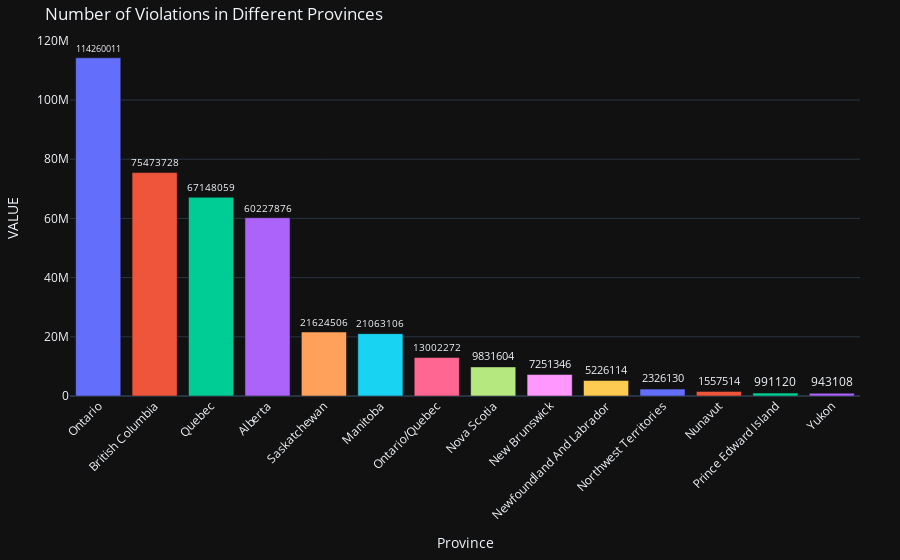

Notebook code for this chart:
### Code cell
plotlyBarPlot(data_grouped, 'Province', 'VALUE', 'Province', 'Number of Violations in Different Provinces', 'Province', 'Number of Violations')

### Figure 1 — Plotly figure (JSON) as saved in the notebook; plotly's stock layout.template omitted (floating-point values rounded to 4 significant figures)
{"data": [{"hovertemplate": "Province=%{x}<br>VALUE=%{text}<extra></extra>", "legendgroup": "Ontario", "marker": {"color": "#636efa", "pattern": {"shape": ""}}, "name": "Ontario", "orientation": "v", "showlegend": true, "text": [114300000.0], "textposition": "outside", "type": "bar", "x": ["Ontario"], "xaxis": "x", "y": [114300000.0], "yaxis": "y"}, {"hovertemplate": "Province=%{x}<br>VALUE=%{text}<extra></extra>", "legendgroup": "British Columbia", "marker": {"color": "#EF553B", "pattern": {"shape": ""}}, "name": "British Columbia", "orientation": "v", "showlegend": true, "text": [75470000.0], "textposition": "outside", "type": "bar", "x": ["British Columbia"], "xaxis": "x", "y": [75470000.0], "yaxis": "y"}, {"hovertemplate": "Province=%{x}<br>VALUE=%{text}<extra></extra>", "legendgroup": "Quebec", "marker": {"color": "#00cc96", "pattern": {"shape": ""}}, "name": "Quebec", "orientation": "v", "showlegend": true, "text": [67150000.0], "textposition": "outside", "type": "bar", "x": ["Quebec"], "xaxis": "x", "y": [67150000.0], "yaxis": "y"}, {"hovertemplate": "Province=%{x}<br>VALUE=%{text}<extra></extra>", "legendgroup": "Alberta", "marker": {"color": "#ab63fa", "pattern": {"shape": ""}}, "name": "Alberta", "orientation": "v", "showlegend": true, "text": [60230000.0], "textposition": "outside", "type": "bar", "x": ["Alberta"], "xaxis": "x", "y": [60230000.0], "yaxis": "y"}, {"hovertemplate": "Province=%{x}<br>VALUE=%{text}<extra></extra>", "legendgroup": "Saskatchewan", "marker": {"color": "#FFA15A", "pattern": {"shape": ""}}, "name": "Saskatchewan", "orientation": "v", "showlegend": true, "text": [21620000.0], "textposition": "outside", "type": "bar", "x": ["Saskatchewan"], "xaxis": "x", "y": [21620000.0], "yaxis": "y"}, {"hovertemplate": "Province=%{x}<br>VALUE=%{text}<extra></extra>", "legendgroup": "Manitoba", "marker": {"color": "#19d3f3", "pattern": {"shape": ""}}, "name": "Manitoba", "orientation": "v", "showlegend": true, "text": [21060000.0], "textposition": "outside", "type": "bar", "x": ["Manitoba"], "xaxis": "x", "y": [21060000.0], "yaxis": "y"}, {"hovertemplate": "Province=%{x}<br>VALUE=%{text}<extra></extra>", "legendgroup": "Ontario/Quebec", "marker": {"color": "#FF6692", "pattern": {"shape": ""}}, "name": "Ontario/Quebec", "orientation": "v", "showlegend": true, "text": [13000000.0], "textposition": "outside", "type": "bar", "x": ["Ontario/Quebec"], "xaxis": "x", "y": [13000000.0], "yaxis": "y"}, {"hovertemplate": "Province=%{x}<br>VALUE=%{text}<extra></extra>", "legendgroup": "Nova Scotia", "marker": {"color": "#B6E880", "pattern": {"shape": ""}}, "name": "Nova Scotia", "orientation": "v", "showlegend": true, "text": [9832000.0], "textposition": "outside", "type": "bar", "x": ["Nova Scotia"], "xaxis": "x", "y": [9832000.0], "yaxis": "y"}, {"hovertemplate": "Province=%{x}<br>VALUE=%{text}<extra></extra>", "legendgroup": "New Brunswick", "marker": {"color": "#FF97FF", "pattern": {"shape": ""}}, "name": "New Brunswick", "orientation": "v", "showlegend": true, "text": [7251000.0], "textposition": "outside", "type": "bar", "x": ["New Brunswick"], "xaxis": "x", "y": [7251000.0], "yaxis": "y"}, {"hovertemplate": "Province=%{x}<br>VALUE=%{text}<extra></extra>", "legendgroup": "Newfoundland And Labrador", "marker": {"color": "#FECB52", "pattern": {"shape": ""}}, "name": "Newfoundland And Labrador", "orientation": "v", "showlegend": true, "text": [5226000.0], "textposition": "outside", "type": "bar", "x": ["Newfoundland And Labrador"], "xaxis": "x", "y": [5226000.0], "yaxis": "y"}, {"hovertemplate": "Province=%{x}<br>VALUE=%{text}<extra></extra>", "legendgroup": "Northwest Territories", "marker": {"color": "#636efa", "pattern": {"shape": ""}}, "name": "Northwest Territories", "orientation": "v", "showlegend": true, "text": [2326000.0], "textposition": "outside", "type": "bar", "x": ["Northwest Territories"], "xaxis": "x", "y": [2326000.0], "yaxis": "y"}, {"hovertemplate": "Province=%{x}<br>VALUE=%{text}<extra></extra>", "legendgroup": "Nunavut", "marker": {"color": "#EF553B", "pattern": {"shape": ""}}, "name": "Nunavut", "orientation": "v", "showlegend": true, "text": [1558000.0], "textposition": "outside", "type": "bar", "x": ["Nunavut"], "xaxis": "x", "y": [1558000.0], "yaxis": "y"}, {"hovertemplate": "Province=%{x}<br>VALUE=%{text}<extra></extra>", "legendgroup": "Prince Edward Island", "marker": {"color": "#00cc96", "pattern": {"shape": ""}}, "name": "Prince Edward Island", "orientation": "v", "showlegend": true, "text": [991100.0], "textposition": "outside", "type": "bar", "x": ["Prince Edward Island"], "xaxis": "x", "y": [991100.0], "yaxis": "y"}, {"hovertemplate": "Province=%{x}<br>VALUE=%{text}<extra></extra>", "legendgroup": "Yukon", "marker": {"color": "#ab63fa", "pattern": {"shape": ""}}, "name": "Yukon", "orientation": "v", "showlegend": true, "text": [943100.0], "textposition": "outside", "type": "bar", "x": ["Yukon"], "xaxis": "x", "y": [943100.0], "yaxis": "y"}], "layout": {"barmode": "relative", "legend": {"title": {"text": "Province"}, "tracegroupgap": 0}, "margin": {"b": 80, "l": 40, "r": 40, "t": 40}, "showlegend": false, "title": {"text": "Number of Violations in Different Provinces"}, "xaxis": {"anchor": "y", "categoryarray": ["Ontario", "British Columbia", "Quebec", "Alberta", "Saskatchewan", "Manitoba", "Ontario/Quebec", "Nova Scotia", "New Brunswick", "Newfoundland And Labrador", "Northwest Territories", "Nunavut", "Prince Edward Island", "Yukon"], "categoryorder": "array", "domain": [0, 1], "tickangle": -45, "title": {"text": "Province"}}, "yaxis": {"anchor": "x", "domain": [0, 1], "title": {"text": "VALUE"}}}}
